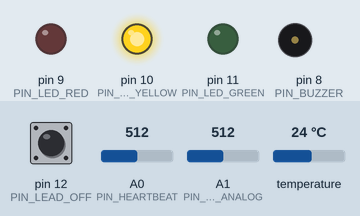
Bench run of a sketch on a simulated Arduino Uno, built with avr-gcc and run on an emulated ATmega328P. On the bench: output pins drawn as LEDs (lit = HIGH), buzzer (waves = sounding, pin HIGH). Inputs (shaded band) come from the test bench; at power-on: A0 (PIN_HEARTBEAT) = 512, pin 12 (PIN_LEAD_OFF) HIGH, A1 (PIN_ECG_ANALOG) = 512, temperature 24 °C. What the sketch prints to the serial monitor is not drawn.

Above: at 0.26 s.
At 0.76 s:
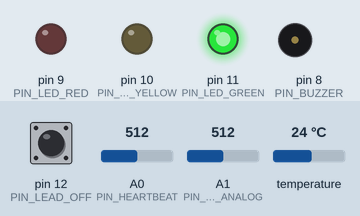
At 1.2 s:
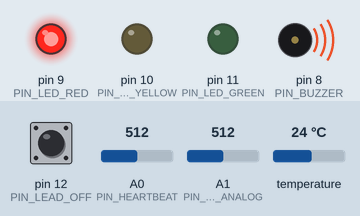
1.3 s: A0 (PIN_HEARTBEAT) set to 986
2.8 s: A0 (PIN_HEARTBEAT) set to 1016
Timing chart, 0 to 5.8 s (numbered marks = the images above; inputs shaded):
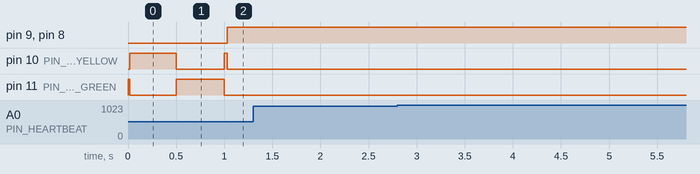

The sketch:

respiratory_node.ino
```cpp
/*
 * CARE — Clinical Action and Response Engine
 * Firmware: Respiratory / Ventilator Bed Node (Bed 3)
 *
 * Tier 1 Device: Ventilator (simulated via software)
 * Profile: Respiratory — airway pressure, SpO2, ventilator disconnect
 *
 * Hardware: Same as other nodes. The DS18B20 could also serve as
 * a proxy for expired air temperature in a ventilator circuit.
 * The KY-039 heartbeat sensor amplitude tracks perfusion/SpO2.
 *
 * Pins:
 *   A0  — KY-039 heartbeat sensor (SpO2/perfusion proxy)
 *   A1  — ECG electrode (raw analog)
 *   D2  — DS18B20 temperature probe (body temp / circuit temp proxy)
 *   D8  — Buzzer
 *   D9  — Red LED (critical)
 *   D10 — Yellow LED (medium)
 *   D11 — Green LED (normal)
 *   D12 — ECG lead-off detection
 *
 * Serial: 115200 baud, JSON packets every 100ms
 *
 * Note: Ventilator-specific data (airway pressure, tidal volume,
 * disconnect) is generated by the server's simulator module since
 * we don't have a real ventilator. This node provides SpO2/pulse
 * and temperature data.
 */

#include <OneWire.h>
#include <DallasTemperature.h>

// ─── Pin Definitions ───────────────────────────────────────────────
#define PIN_HEARTBEAT   A0
#define PIN_ECG_ANALOG  A1
#define PIN_TEMP_DATA   2
#define PIN_BUZZER      8
#define PIN_LED_RED     9
#define PIN_LED_YELLOW  10
#define PIN_LED_GREEN   11
#define PIN_LEAD_OFF    12

// ─── Node Identity ─────────────────────────────────────────────────
#define NODE_ID         3
#define PROFILE         "respiratory"

// ─── Alarm Thresholds (Respiratory Profile) ────────────────────────
// In respiratory profile, SpO2 is critical — desaturation is the
// primary concern. HR thresholds are standard.
#define HR_CRITICAL_HIGH  160
#define HR_HIGH           120
#define HR_LOW            50
#define HR_CRITICAL_LOW   35    // More aggressive low threshold
#define HR_FLATLINE_MS    5000

// Temperature
#define TEMP_HIGH         38.5
#define TEMP_CRITICAL     40.0
#define TEMP_LOW          35.0
#define TEMP_CRITICAL_LOW 34.0

// ECG
#define ECG_NOISE_THRESHOLD   800
#define ECG_LOW_THRESHOLD     50

// SpO2 proxy — TIGHTER thresholds for respiratory patients
#define SPO2_PROXY_LOW        450   // Higher threshold = more sensitive
#define SPO2_PROXY_CRITICAL   350   // Desaturation is the big risk

// Respiratory-specific: rapid SpO2 decline detection
#define SPO2_DECLINE_WINDOW   5000  // 5 seconds
#define SPO2_DECLINE_THRESHOLD 100  // ADC units drop in window = rapid decline

// ─── Timing ────────────────────────────────────────────────────────
#define SERIAL_INTERVAL_MS    100
#define TEMP_READ_INTERVAL_MS 1000
#define BUZZER_BEEP_MS        150
#define BUZZER_PAUSE_MS       100
#define LED_BLINK_INTERVAL_MS 500

// ─── Heart Rate Detection ──────────────────────────────────────────
#define HR_SAMPLE_WINDOW      10
#define HR_PEAK_THRESHOLD     550
#define HR_MIN_PEAK_INTERVAL  300
#define HR_MAX_PEAK_INTERVAL  2000

// ─── Temperature Sensor ────────────────────────────────────────────
OneWire oneWire(PIN_TEMP_DATA);
DallasTemperature tempSensor(&oneWire);

// ─── State Variables ───────────────────────────────────────────────
unsigned long beatTimestamps[HR_SAMPLE_WINDOW];
int beatIndex = 0;
int beatCount = 0;
unsigned long lastPeakTime = 0;
bool wasBelowThreshold = true;
int currentHR = 0;
int rawHeartbeat = 0;
int peakAmplitude = 0;

int rawECG = 0;
bool leadOff = false;
int ecgQuality = 100;

float currentTemp = 0.0;
unsigned long lastTempRead = 0;
bool tempReady = false;

// SpO2 proxy
int spo2ProxyAvg = 512;
int spo2ProxySamples[8];
int spo2ProxyIdx = 0;

// SpO2 decline tracking
int spo2History[10];      // History of spo2ProxyAvg values
int spo2HistoryIdx = 0;
unsigned long spo2HistoryTimestamps[10];
bool rapidDecline = false;

// Respiratory rate estimation from heartbeat signal variability
// (Very rough — proper RR would need a dedicated sensor)
int rrEstimate = 0;
unsigned long lastRRCalc = 0;
#define RR_CALC_INTERVAL_MS 5000

// Alarms
#define ALARM_NONE           0x0000
#define ALARM_HR_CRIT_HIGH   0x0001
#define ALARM_HR_HIGH        0x0002
#define ALARM_HR_LOW         0x0004
#define ALARM_HR_CRIT_LOW    0x0008
#define ALARM_FLATLINE       0x0010
#define ALARM_TEMP_HIGH      0x0020
#define ALARM_TEMP_CRITICAL  0x0040
#define ALARM_TEMP_LOW       0x0080
#define ALARM_TEMP_CRIT_LOW  0x0100
#define ALARM_LEAD_OFF       0x0200
#define ALARM_ECG_NOISE      0x0400
#define ALARM_SPO2_LOW       0x0800
#define ALARM_SPO2_CRITICAL  0x1000
#define ALARM_SPO2_RAPID_DROP 0x2000  // Respiratory-specific

uint16_t activeAlarms = ALARM_NONE;
uint16_t prevAlarms = ALARM_NONE;

// Repeated alarm tracking
uint16_t spo2AlarmCount = 0;
unsigned long spo2AlarmWindowStart = 0;
#define SPO2_ALARM_TECH_THRESHOLD  5
#define SPO2_ALARM_WINDOW_MS  300000

unsigned long lastSerialSend = 0;
unsigned long lastBuzzerToggle = 0;
bool buzzerState = false;
int buzzerBeepCount = 0;
int alarmPriority = 0;
bool techTaskTriggered = false;


// ════════════════════════════════════════════════════════════════════
void setup() {
  Serial.begin(115200);
  while (!Serial) { ; }

  pinMode(PIN_HEARTBEAT, INPUT);
  pinMode(PIN_ECG_ANALOG, INPUT);
  pinMode(PIN_LEAD_OFF, INPUT_PULLUP);
  pinMode(PIN_BUZZER, OUTPUT);
  pinMode(PIN_LED_RED, OUTPUT);
  pinMode(PIN_LED_YELLOW, OUTPUT);
  pinMode(PIN_LED_GREEN, OUTPUT);

  digitalWrite(PIN_BUZZER, LOW);
  digitalWrite(PIN_LED_RED, LOW);
  digitalWrite(PIN_LED_YELLOW, LOW);
  digitalWrite(PIN_LED_GREEN, HIGH);

  tempSensor.begin();
  tempSensor.setResolution(12);
  tempSensor.setWaitForConversion(false);

  for (int i = 0; i < HR_SAMPLE_WINDOW; i++) beatTimestamps[i] = 0;
  for (int i = 0; i < 8; i++) spo2ProxySamples[i] = 512;
  for (int i = 0; i < 10; i++) {
    spo2History[i] = 512;
    spo2HistoryTimestamps[i] = 0;
  }

  tempSensor.requestTemperatures();
  lastTempRead = millis();

  Serial.println("{\"event\":\"boot\",\"node\":" + String(NODE_ID) +
                 ",\"profile\":\"" + String(PROFILE) + "\"}");
}


// ════════════════════════════════════════════════════════════════════
void loop() {
  unsigned long now = millis();

  readHeartbeat(now);
  readECG();
  readTemperature(now);
  trackSpo2Trend(now);
  evaluateAlarms(now);
  driveSafetyOutputs(now);

  if (now - lastSerialSend >= SERIAL_INTERVAL_MS) {
    sendSerialData(now);
    lastSerialSend = now;
  }
}


// ════════════════════════════════════════════════════════════════════
// SENSOR READING
// ════════════════════════════════════════════════════════════════════

void readHeartbeat(unsigned long now) {
  rawHeartbeat = analogRead(PIN_HEARTBEAT);

  if (rawHeartbeat > peakAmplitude) {
    peakAmplitude = rawHeartbeat;
  }

  if (rawHeartbeat > HR_PEAK_THRESHOLD && wasBelowThreshold) {
    unsigned long interval = now - lastPeakTime;

    if (interval > HR_MIN_PEAK_INTERVAL) {
      wasBelowThreshold = false;
      lastPeakTime = now;

      spo2ProxySamples[spo2ProxyIdx] = peakAmplitude;
      spo2ProxyIdx = (spo2ProxyIdx + 1) % 8;
      peakAmplitude = 0;

      long sum = 0;
      for (int i = 0; i < 8; i++) sum += spo2ProxySamples[i];
      spo2ProxyAvg = sum / 8;

      beatTimestamps[beatIndex] = now;
      beatIndex = (beatIndex + 1) % HR_SAMPLE_WINDOW;
      if (beatCount < HR_SAMPLE_WINDOW) beatCount++;

      if (beatCount >= 2) {
        int oldest = (beatIndex - beatCount + HR_SAMPLE_WINDOW) % HR_SAMPLE_WINDOW;
        int newest = (beatIndex - 1 + HR_SAMPLE_WINDOW) % HR_SAMPLE_WINDOW;
        unsigned long totalInterval = beatTimestamps[newest] - beatTimestamps[oldest];
        if (totalInterval > 0 && beatCount > 1) {
          float avgInterval = (float)totalInterval / (float)(beatCount - 1);
          currentHR = (int)(60000.0 / avgInterval);
          if (currentHR < 0) currentHR = 0;
          if (currentHR > 300) currentHR = 300;
        }
      }
    }
  }

  if (rawHeartbeat < HR_PEAK_THRESHOLD - 50) {
    wasBelowThreshold = true;
  }
}

void readECG() {
  rawECG = analogRead(PIN_ECG_ANALOG);
  leadOff = (digitalRead(PIN_LEAD_OFF) == HIGH);

  if (leadOff) {
    ecgQuality = 0;
  } else if (rawECG > ECG_NOISE_THRESHOLD || rawECG < ECG_LOW_THRESHOLD) {
    ecgQuality = max(0, ecgQuality - 5);
  } else {
    ecgQuality = min(100, ecgQuality + 2);
  }
}

void readTemperature(unsigned long now) {
  if (now - lastTempRead >= TEMP_READ_INTERVAL_MS) {
    if (tempSensor.isConversionComplete()) {
      float reading = tempSensor.getTempCByIndex(0);
      if (reading != -127.0 && reading != 85.0) {
        currentTemp = reading;
        tempReady = true;
      }
      tempSensor.requestTemperatures();
      lastTempRead = now;
    }
  }
}

// Track SpO2 trend for rapid decline detection
void trackSpo2Trend(unsigned long now) {
  // Store current value every 500ms
  static unsigned long lastStore = 0;
  if (now - lastStore >= 500) {
    spo2History[spo2HistoryIdx] = spo2ProxyAvg;
    spo2HistoryTimestamps[spo2HistoryIdx] = now;
    spo2HistoryIdx = (spo2HistoryIdx + 1) % 10;
    lastStore = now;
  }

  // Check for rapid decline over SPO2_DECLINE_WINDOW
  rapidDecline = false;
  int currentIdx = (spo2HistoryIdx - 1 + 10) % 10;
  for (int i = 0; i < 10; i++) {
    int idx = (spo2HistoryIdx - 1 - i + 20) % 10;
    if (spo2HistoryTimestamps[idx] > 0 &&
        now - spo2HistoryTimestamps[idx] <= SPO2_DECLINE_WINDOW) {
      if (spo2History[idx] - spo2ProxyAvg > SPO2_DECLINE_THRESHOLD) {
        rapidDecline = true;
        break;
      }
    }
  }
}


// ════════════════════════════════════════════════════════════════════
// ALARM EVALUATION
// ════════════════════════════════════════════════════════════════════

void evaluateAlarms(unsigned long now) {
  prevAlarms = activeAlarms;
  activeAlarms = ALARM_NONE;
  alarmPriority = 0;

  // ── Heart Rate ────────────────────────────────────────────────
  if (beatCount > 0 && (now - lastPeakTime > HR_FLATLINE_MS)) {
    activeAlarms |= ALARM_FLATLINE;
    alarmPriority = 3;
  }

  if (currentHR > 0) {
    if (currentHR >= HR_CRITICAL_HIGH) {
      activeAlarms |= ALARM_HR_CRIT_HIGH;
      alarmPriority = max(alarmPriority, 3);
    } else if (currentHR >= HR_HIGH) {
      activeAlarms |= ALARM_HR_HIGH;
      alarmPriority = max(alarmPriority, 2);
    }
    if (currentHR <= HR_CRITICAL_LOW) {
      activeAlarms |= ALARM_HR_CRIT_LOW;
      alarmPriority = max(alarmPriority, 3);
    } else if (currentHR <= HR_LOW) {
      activeAlarms |= ALARM_HR_LOW;
      alarmPriority = max(alarmPriority, 2);
    }
  }

  // ── Temperature ───────────────────────────────────────────────
  if (tempReady) {
    if (currentTemp >= TEMP_CRITICAL) {
      activeAlarms |= ALARM_TEMP_CRITICAL;
      alarmPriority = max(alarmPriority, 3);
    } else if (currentTemp >= TEMP_HIGH) {
      activeAlarms |= ALARM_TEMP_HIGH;
      alarmPriority = max(alarmPriority, 1);
    }
    if (currentTemp <= TEMP_CRITICAL_LOW) {
      activeAlarms |= ALARM_TEMP_CRIT_LOW;
      alarmPriority = max(alarmPriority, 3);
    } else if (currentTemp <= TEMP_LOW) {
      activeAlarms |= ALARM_TEMP_LOW;
      alarmPriority = max(alarmPriority, 1);
    }
  }

  // ── SpO2 — PRIMARY concern for respiratory ────────────────────
  if (spo2ProxyAvg < SPO2_PROXY_CRITICAL) {
    activeAlarms |= ALARM_SPO2_CRITICAL;
    alarmPriority = max(alarmPriority, 3);  // CRITICAL for respiratory
  } else if (spo2ProxyAvg < SPO2_PROXY_LOW) {
    activeAlarms |= ALARM_SPO2_LOW;
    alarmPriority = max(alarmPriority, 2);

    if (!(prevAlarms & ALARM_SPO2_LOW)) {
      if (now - spo2AlarmWindowStart > SPO2_ALARM_WINDOW_MS) {
        spo2AlarmCount = 0;
        spo2AlarmWindowStart = now;
      }
      spo2AlarmCount++;
    }
  }

  // ── Rapid SpO2 Decline — respiratory-specific ─────────────────
  if (rapidDecline) {
    activeAlarms |= ALARM_SPO2_RAPID_DROP;
    alarmPriority = max(alarmPriority, 3);  // Immediate — could be disconnect
  }

  // ── Lead-Off ──────────────────────────────────────────────────
  if (leadOff) {
    activeAlarms |= ALARM_LEAD_OFF;
    alarmPriority = max(alarmPriority, 1);
  }

  // ── ECG Noise ─────────────────────────────────────────────────
  if (ecgQuality < 30 && !leadOff) {
    activeAlarms |= ALARM_ECG_NOISE;
    alarmPriority = max(alarmPriority, 1);
  }

  // ── Technician Task ───────────────────────────────────────────
  if (spo2AlarmCount >= SPO2_ALARM_TECH_THRESHOLD && !techTaskTriggered) {
    techTaskTriggered = true;
  }
}


// ════════════════════════════════════════════════════════════════════
// LOCAL SAFETY PATH
// ════════════════════════════════════════════════════════════════════

void driveSafetyOutputs(unsigned long now) {
  // LEDs
  if (alarmPriority == 3) {
    // Respiratory critical: rapid blink red for SpO2 critical/rapid drop
    if (activeAlarms & (ALARM_SPO2_CRITICAL | ALARM_SPO2_RAPID_DROP)) {
      // Fast blink red to distinguish from cardiac critical
      digitalWrite(PIN_LED_RED, (now / 250) % 2 == 0 ? HIGH : LOW);
    } else {
      digitalWrite(PIN_LED_RED, HIGH);
    }
    digitalWrite(PIN_LED_YELLOW, LOW);
    digitalWrite(PIN_LED_GREEN, LOW);
  } else if (alarmPriority == 2) {
    digitalWrite(PIN_LED_RED, LOW);
    digitalWrite(PIN_LED_YELLOW, HIGH);
    digitalWrite(PIN_LED_GREEN, LOW);
  } else if (alarmPriority == 1) {
    digitalWrite(PIN_LED_RED, LOW);
    if ((now / LED_BLINK_INTERVAL_MS) % 2 == 0) {
      digitalWrite(PIN_LED_YELLOW, HIGH);
      digitalWrite(PIN_LED_GREEN, LOW);
    } else {
      digitalWrite(PIN_LED_YELLOW, LOW);
      digitalWrite(PIN_LED_GREEN, HIGH);
    }
  } else {
    digitalWrite(PIN_LED_RED, LOW);
    digitalWrite(PIN_LED_YELLOW, LOW);
    digitalWrite(PIN_LED_GREEN, HIGH);
  }

  // Buzzer
  if (alarmPriority == 3) {
    // Respiratory critical: pulsing tone for SpO2 events
    if (activeAlarms & (ALARM_SPO2_CRITICAL | ALARM_SPO2_RAPID_DROP)) {
      // Distinct pulsing pattern
      if ((now / 200) % 3 != 0) {
        digitalWrite(PIN_BUZZER, HIGH);
      } else {
        digitalWrite(PIN_BUZZER, LOW);
      }
    } else {
      digitalWrite(PIN_BUZZER, HIGH);
    }
  } else if (alarmPriority == 2) {
    if (now - lastBuzzerToggle >= (buzzerState ? BUZZER_BEEP_MS : BUZZER_PAUSE_MS)) {
      buzzerState = !buzzerState;
      lastBuzzerToggle = now;
      if (buzzerState) {
        buzzerBeepCount++;
        if (buzzerBeepCount > 3) {
          buzzerBeepCount = 0;
          buzzerState = false;
          lastBuzzerToggle = now + 500;
        }
      }
      digitalWrite(PIN_BUZZER, buzzerState ? HIGH : LOW);
    }
  } else if (alarmPriority == 1) {
    if (now - lastBuzzerToggle >= 2000) {
      digitalWrite(PIN_BUZZER, HIGH);
      delay(50);
      digitalWrite(PIN_BUZZER, LOW);
      lastBuzzerToggle = now;
    }
  } else {
    digitalWrite(PIN_BUZZER, LOW);
    buzzerBeepCount = 0;
  }
}


// ════════════════════════════════════════════════════════════════════
// SERIAL OUTPUT
// ════════════════════════════════════════════════════════════════════

void sendSerialData(unsigned long now) {
  Serial.print("{\"node\":");
  Serial.print(NODE_ID);
  Serial.print(",\"ts\":");
  Serial.print(now);
  Serial.print(",\"profile\":\"");
  Serial.print(PROFILE);
  Serial.print("\",\"hr\":");
  Serial.print(currentHR);
  Serial.print(",\"hr_raw\":");
  Serial.print(rawHeartbeat);
  Serial.print(",\"ecg\":");
  Serial.print(rawECG);
  Serial.print(",\"ecg_quality\":");
  Serial.print(ecgQuality);
  Serial.print(",\"temp\":");
  Serial.print(currentTemp, 1);
  Serial.print(",\"spo2_proxy\":");
  Serial.print(spo2ProxyAvg);
  Serial.print(",\"spo2_rapid_decline\":");
  Serial.print(rapidDecline ? "true" : "false");
  Serial.print(",\"lead_off\":");
  Serial.print(leadOff ? "true" : "false");
  Serial.print(",\"alarm_flags\":");
  Serial.print(activeAlarms);
  Serial.print(",\"priority\":");
  Serial.print(alarmPriority);
  Serial.print(",\"spo2_alarm_count\":");
  Serial.print(spo2AlarmCount);
  Serial.print(",\"tech_task\":");
  Serial.print(techTaskTriggered ? "true" : "false");

  // Alarm names
  Serial.print(",\"alarms\":[");
  bool first = true;
  if (activeAlarms & ALARM_HR_CRIT_HIGH)   { printAlarmName("HR_CRITICAL_HIGH", first); }
  if (activeAlarms & ALARM_HR_HIGH)        { printAlarmName("HR_HIGH", first); }
  if (activeAlarms & ALARM_HR_LOW)         { printAlarmName("HR_LOW", first); }
  if (activeAlarms & ALARM_HR_CRIT_LOW)    { printAlarmName("HR_CRITICAL_LOW", first); }
  if (activeAlarms & ALARM_FLATLINE)       { printAlarmName("FLATLINE", first); }
  if (activeAlarms & ALARM_TEMP_HIGH)      { printAlarmName("TEMP_HIGH", first); }
  if (activeAlarms & ALARM_TEMP_CRITICAL)  { printAlarmName("TEMP_CRITICAL", first); }
  if (activeAlarms & ALARM_TEMP_LOW)       { printAlarmName("TEMP_LOW", first); }
  if (activeAlarms & ALARM_TEMP_CRIT_LOW)  { printAlarmName("TEMP_CRITICAL_LOW", first); }
  if (activeAlarms & ALARM_LEAD_OFF)       { printAlarmName("LEAD_OFF", first); }
  if (activeAlarms & ALARM_ECG_NOISE)      { printAlarmName("ECG_NOISE", first); }
  if (activeAlarms & ALARM_SPO2_LOW)       { printAlarmName("SPO2_LOW", first); }
  if (activeAlarms & ALARM_SPO2_CRITICAL)  { printAlarmName("SPO2_CRITICAL", first); }
  if (activeAlarms & ALARM_SPO2_RAPID_DROP){ printAlarmName("SPO2_RAPID_DROP", first); }
  Serial.print("]");

  Serial.println("}");
}

void printAlarmName(const char* name, bool &first) {
  if (!first) Serial.print(",");
  Serial.print("\"");
  Serial.print(name);
  Serial.print("\"");
  first = false;
}
```

Measured:
- after the input at 1.3 s, every drawn part: stays the same
- after the input at 2.8 s, every drawn part: stays the same
